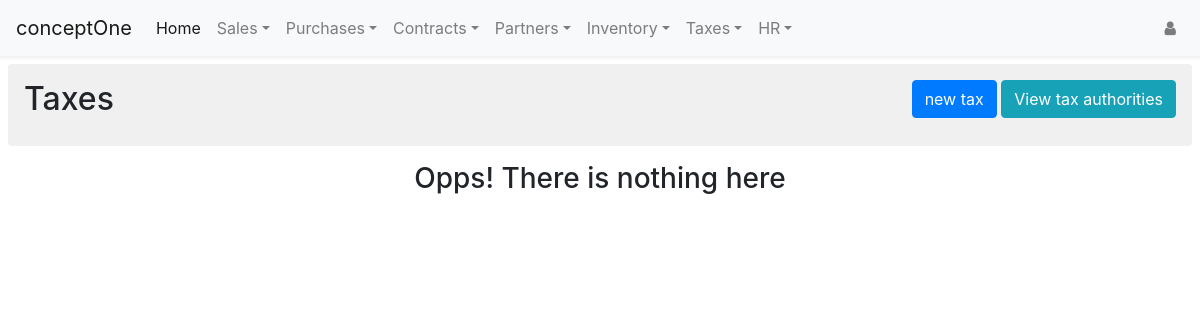
/taxes/listtaxes/, run on an earlier commit of the app's database.
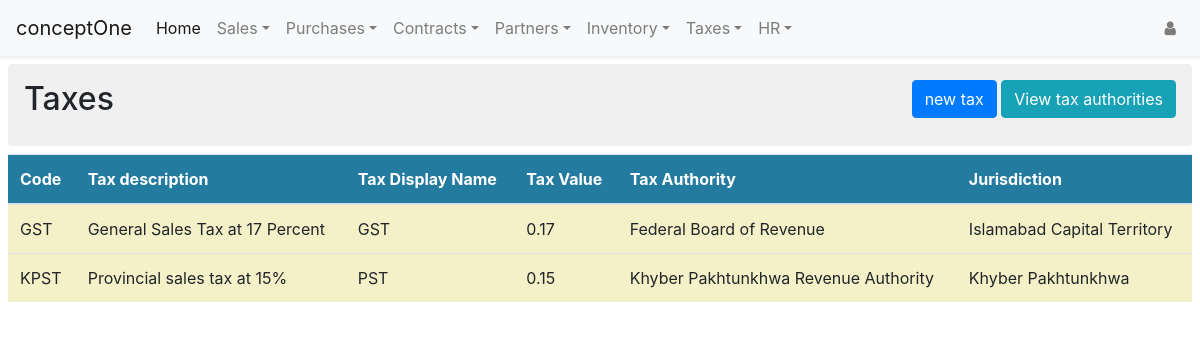
And on a later commit of the database.
### taxesApp/models.py (models this page shows, shortened)
class Tax(models.Model):
    tax_code = models.CharField(max_length=16)
    tax_display_name = models.CharField(max_length=16)
    tax_description = models.CharField(max_length=512)
    tax_value = models.DecimalField(max_digits=5,decimal_places=2)
    tax_authority = models.ForeignKey(TaxAuthority,on_delete=models.PROTECT)
    created_on = models.DateTimeField(auto_now_add=True)
    updated_on = models.DateTimeField(auto_now=True)

class TaxAuthority(models.Model):
    authority_code = models.CharField(max_length=16)
    authority_display_name = models.CharField(max_length=16)
    authority_name = models.CharField(max_length=256)
    authority_jurisdiction = models.ForeignKey(Province,on_delete=models.PROTECT)
    authority_address = models.CharField(max_length=512)
    authority_phone = models.CharField(max_length=128)
    authority_email = models.CharField(max_length=128)

### baseApp/models.py (models this page shows)
class Province(models.Model):
    province_code = models.CharField(max_length=16, unique=True)
    province_name = models.CharField(max_length=128, unique=True)
    def __str__(self):
        return self.province_name

### taxesApp/views.py (the view)
# urls.py: path('listtaxes/',views.ListTaxes.as_view(),name='ListTaxes'),
class ListTaxes(ListView):
    model = Tax
    template_name = 'taxesapp/list_taxes.html'

### taxesApp/templates/taxesapp/list_taxes.html (shortened to what this page needs)
{% extends "taxesapp/base.html" %}
{% load static %}
{% block bodyblock %}
<body style="background-color: #FFFFFF;">
    <div class="rounded mt-2 mb-2 mr-2 ml-2" style="background-color: #f0f0f0;padding-bottom: 12px;">
      <div class="row pt-2 pb-1">
        <div class="col col-6 pt-2 pb-1">
            <h2 class="font-raleway ml-3">Taxes</h2>
        </div>
        <div class="col text-right col-6 pt-2 pb-1">
            <a class="btn btn-primary" role="button" href="{% url 'taxesApp:CreateTax' %}">new tax</a>
            <a class="btn btn-info mr-3" role="button" href="{% url 'taxesApp:ListTaxAuthorities' %}">View tax authorities</a>
        </div>
      </div>
    </div>
    <div class="mr-2 ml-2">
      <div class="table-responsive" style="background-color: #ffffff;">
        {% include "taxesapp/tables/list_taxestable.html" %}
      </div>
    </div>
</body>
{% endblock bodyblock %}

### taxesApp/templates/taxesapp/tables/list_taxestable.html
{% if object_list %}
<table id="id_taxestable" class="table">
    <thead style="background-color: #247ba0;color: #ffffff;">
        <tr>
            <th>Code</th>
            <th>Tax description</th>
            <th>Tax Display Name</th>
            <th>Tax Value</th>
            <th>Tax Authority</th>
            <th>Jurisdiction</th>
        </tr>
    </thead>
    <tbody style="background-color: #F4F1C9;">
      {% for item in object_list  %}
        <tr>
          <td>{{item.tax_code}}</td>
          <td>{{item.tax_description}}</td>
          <td>{{item.tax_display_name}}</td>
          <td>{{item.tax_value}}</td>
          <td>{{item.tax_authority.authority_name}}</td>
          <td>{{item.tax_authority.authority_jurisdiction}}</td>
        </tr>
        {% endfor %}
    </tbody>
</table>
{% else %}
  <div class="col-12 d-flex mt-2">
    <h3 class="mx-auto">Opps! There is nothing here</h3>
  </div>
{% endif %}

What changed in the data, as far as the page shows it:
added Tax: tax_code "GST", tax_description "General Sales Tax at 17 Percent", tax_display_name "GST", tax_value "0.17", tax_authority.authority_name "Federal Board of Revenue", tax_authority.authority_jurisdiction "Islamabad Capital Territory"
added Tax: tax_code "KPST", tax_description "Provincial sales tax at 15%", tax_display_name "PST", tax_value "0.15", tax_authority.authority_name "Khyber Pakhtunkhwa Revenue Authority", tax_authority.authority_jurisdiction "Khyber Pakhtunkhwa"
Also different on the page:
text no longer shown: "Opps! There is nothing here"
text now shown: "Code Tax description Tax Display Name Tax Value Tax Authority Jurisdiction"
